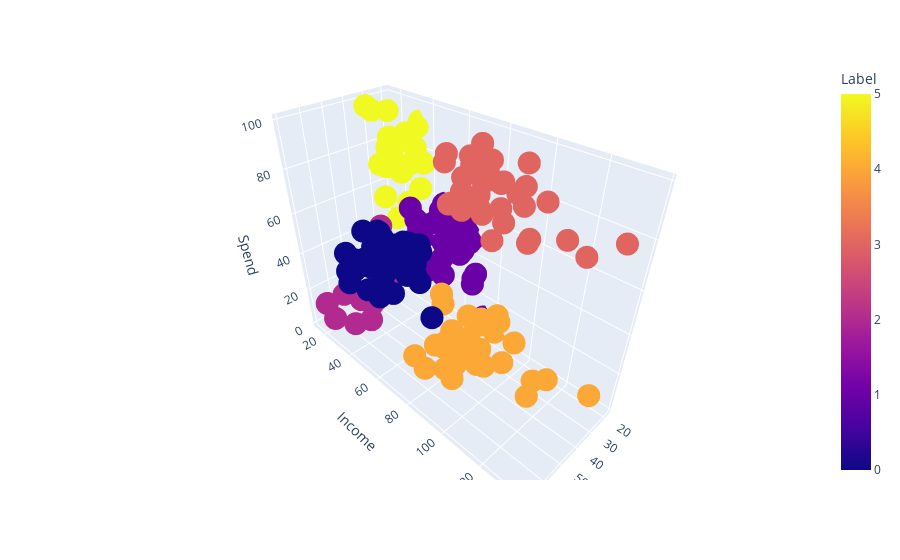

Notebook source saved alongside this figure:
### Code cell
fig = px.scatter_3d(data_frame=x2, x='Age', y='Income', z='Spend', color='Label')
fig.show()

### Figure 1 — Plotly figure (JSON) as saved in the notebook; plotly's stock layout.template omitted (floating-point values rounded to 4 significant figures; data arrays with more than 128 entries replaced by an {"elided": "..."} marker saying what was removed)
{"data": [{"hovertemplate": "Age=%{x}<br>Income=%{y}<br>Spend=%{z}<br>Label=%{marker.color}<extra></extra>", "legendgroup": "", "marker": {"color": {"elided": "200 int values"}, "coloraxis": "coloraxis", "symbol": "circle"}, "mode": "markers", "name": "", "scene": "scene", "showlegend": false, "type": "scatter3d", "x": {"elided": "200 int values"}, "y": {"elided": "200 int values"}, "z": {"elided": "200 int values"}}], "layout": {"coloraxis": {"colorbar": {"title": {"text": "Label"}}, "colorscale": [[0, "#0d0887"], [0.1111, "#46039f"], [0.2222, "#7201a8"], [0.3333, "#9c179e"], [0.4444, "#bd3786"], [0.5556, "#d8576b"], [0.6667, "#ed7953"], [0.7778, "#fb9f3a"], [0.8889, "#fdca26"], [1, "#f0f921"]]}, "legend": {"tracegroupgap": 0}, "margin": {"t": 60}, "scene": {"domain": {"x": [0, 1], "y": [0, 1]}, "xaxis": {"title": {"text": "Age"}}, "yaxis": {"title": {"text": "Income"}}, "zaxis": {"title": {"text": "Spend"}}}}}
